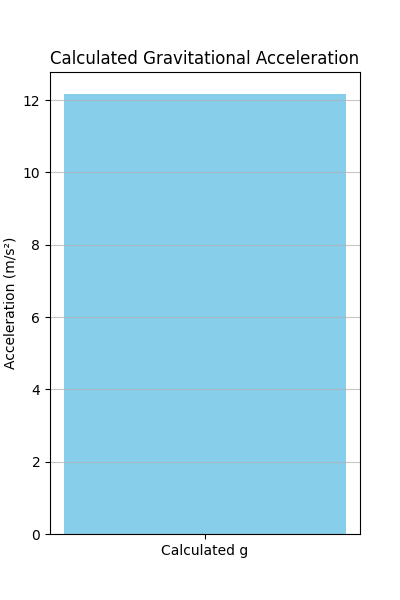

Reproduce this figure in Python.
import numpy as np
import matplotlib.pyplot as plt

# Assume pendulum_length and period are already calculated
pendulum_length = 1.255  # Example value (replace with your actual value)
period = 2.018       # Example value (replace with your actual value)

calculated_g = (4 * np.pi**2 * pendulum_length) / (period**2)
print(f"Calculated Gravitational Acceleration (g): {calculated_g:.2f} m/s²")

# Create a simple plot (e.g., a bar showing the calculated g)
plt.figure(figsize=(4, 6))
plt.bar(['Calculated g'], [calculated_g], color='skyblue')
plt.ylabel('Acceleration (m/s²)')
plt.title('Calculated Gravitational Acceleration')
plt.grid(axis='y', alpha=0.7)
plt.savefig('calculated_g.png') # Save the plot
plt.show()